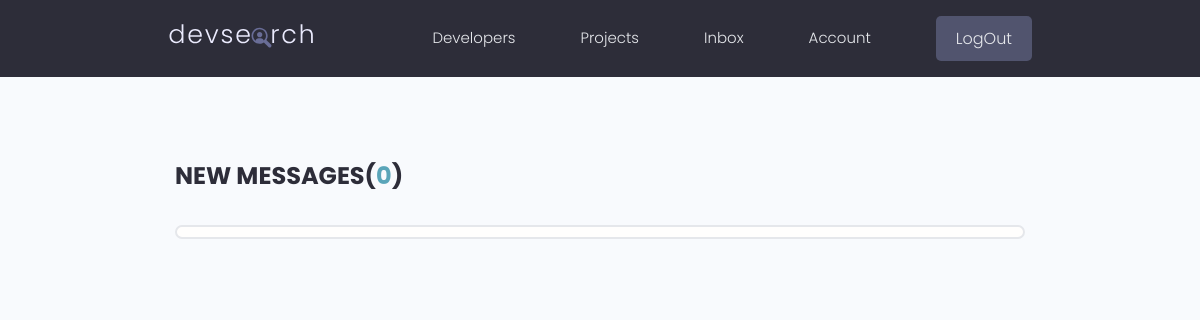
Page /inbox/ (signed in) on the earlier database version.
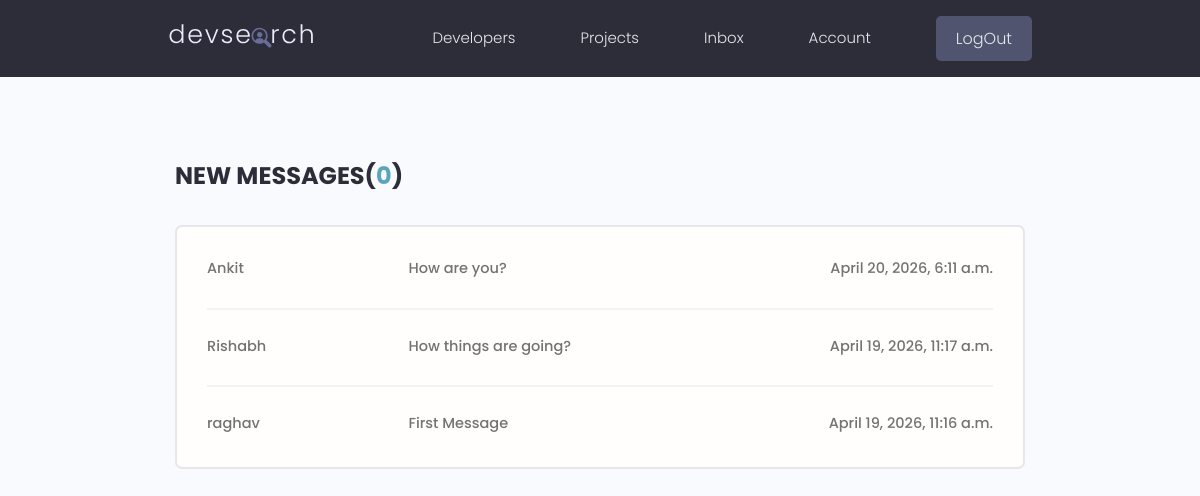
Same page on the later database version.
### users/models.py (models this page shows, shortened)
class Message(models.Model):
    sender = models.ForeignKey(Profile,on_delete=models.SET_NULL,null=True,blank=True)
    recipient= models.ForeignKey(Profile,on_delete=models.SET_NULL,null=True,blank=True,related_name="messages")
    name = models.CharField(max_length=200,null=True,blank=True)
    email = models.EmailField(max_length=200,null=True,blank=True)
    subject=models.CharField(max_length=200,null=True,blank=True)
    body=models.TextField()
    is_read = models.BooleanField(default=False,null=True)
    created=models.DateTimeField(auto_now_add=True)
    id=models.UUIDField(default=uuid.uuid4,unique=True,primary_key=True,editable=False)
    class Meta:
        ordering = ['is_read','-created']

### users/views.py (the view)
# urls.py: path('inbox/',views.inbox, name="inbox"),
@login_required(login_url='login')
def inbox(request):
    profile=request.user.profile
    messageRequests=profile.messages.all()
    unreadCount=messageRequests.filter(is_read=False).count()
    context={'messageRequests':messageRequests,'unreadCount':unreadCount}
    return render(request,'users/inbox.html',context)

### users/templates/users/inbox.html
{% extends 'main.html' %}
{% block content %}
  <main class="inbox my-xl">
    <div class="content-box">
      <h3 class="inbox__title">New Messages(<span>{{unreadCount}}</span>)</h3>
      <ul class="messages">
        {% for message in messageRequests %}
        {% if message.is_read == False %}
        <li class="message message--unread">
          {% else %}
          <li class="message">
          {% endif %}
          <a href="{% url 'message' message.id %}">
            <span class="message__author">{{message.name}}</span>
            <span class="message__subject">{{message.subject}}</span>
            <span class="message__date">{{message.created}}</span>
          </a>
        </li>
        {% endfor %}
      </ul>
    </div>
  </main>
  {% endblock content %}

Differences in the rows shown:
added Message: name "Ankit", subject "How are you?", created "April 20, 2026, 6:11 a.m."
added Message: name "Rishabh", subject "How things are going?", created "April 19, 2026, 11:17 a.m."
added Message: name "raghav", subject "First Message", created "April 19, 2026, 11:16 a.m."
